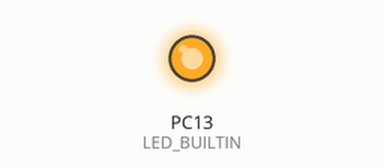
This program was run on a simulated STM32 Blue Pill. Shown: output pins drawn as LEDs (lit = HIGH). What the program prints to the serial monitor is not drawn.

Above: at 0.1 s.
At 22.9 s:
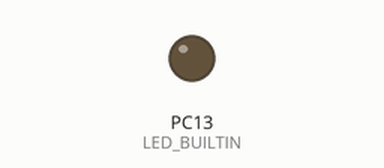
Timing chart, 0 to 24.4 s (numbered marks = the images above):
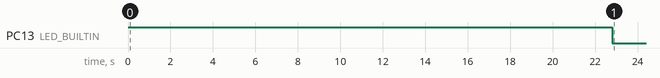

The program:

main.cpp
```cpp
#include <Arduino.h>
#include "dcdc.h"

#define CHG_BAT_LOW 13.2f

#define CHG_BULK_V  14.6f
#define CHG_BULK_I  8.0f
#define CHG_BULK_V_END  14.4f

#define CHG_ABS_V   14.40f
#define CHG_ABS_I   6.0f
#define CHG_ABS_I_END 2.0f

#define CHG_END_DELAY (4 * 60) // 4 mins

HardwareSerial Serial2(USART2); // PA3  (RX)   PA2  (TX)

struct dcdc *dcdc;

void setup() {
	Serial.begin(115200);
	Serial2.begin(9600);

	pinMode(LED_BUILTIN, OUTPUT);
	digitalWrite(LED_BUILTIN, HIGH);

	dcdc = new_dcdc(&Serial2);
	dcdc_disable_output(dcdc);
	dcdc_enable_display(dcdc);
	dcdc_enable_lock(dcdc);
	dcdc_set_voltage(dcdc, 12.0f);
	dcdc_set_current(dcdc, 0.5f);
	delay(3000);
}

enum {
	CHG_INIT,
	CHG_SELF_TEST,
	CHG_IDLE,
	CHG_BULK,
	CHG_ABSORB,
	CHG_END,
};

int chg_state = CHG_INIT;

void loop() {
	float val;
	int i;

	switch (chg_state) {
	case CHG_INIT:
		delay(10 * 1000);
		chg_state = CHG_BULK;
		break;
	case CHG_SELF_TEST:
		break;
	case CHG_IDLE:
		dcdc_disable_output(dcdc);
		digitalWrite(LED_BUILTIN, HIGH);
		Serial.println("IDLE");
		if (dcdc_get_voltage(dcdc) <= CHG_BAT_LOW) {
			chg_state = CHG_BULK;
		}
		break;
	case CHG_BULK:
		dcdc_set_voltage(dcdc, CHG_BULK_V);
		dcdc_set_current(dcdc, CHG_BULK_I);
		dcdc_enable_output(dcdc);
		digitalWrite(LED_BUILTIN, LOW);
		val = dcdc_get_voltage(dcdc);
		Serial.print("BULK: ");
		Serial.println(val);
		if (val >= CHG_BULK_V_END) {
			chg_state = CHG_ABSORB;
		}
		break;
	case CHG_ABSORB:
		dcdc_set_voltage(dcdc, CHG_ABS_V);
		dcdc_set_current(dcdc, CHG_ABS_I);
		dcdc_enable_output(dcdc);
		digitalWrite(LED_BUILTIN, !digitalRead(LED_BUILTIN));
		val = dcdc_get_current(dcdc);
		Serial.print("ABS: ");
		Serial.println(val);
		if (val < CHG_ABS_I_END) {
			chg_state = CHG_END;
		}
		break;
	case CHG_END:
		dcdc_disable_output(dcdc);
		digitalWrite(LED_BUILTIN, HIGH);
		Serial.println("END");
		for (i = 0; i < CHG_END_DELAY * 4; ++i) {
			digitalWrite(LED_BUILTIN, !digitalRead(LED_BUILTIN));
			delay(250);
		}
		chg_state = CHG_IDLE;
		break;
	}
	delay(1000);
}
```

dcdc.cpp
```cpp
#include "dcdc.h"

static char buf[32];

struct dcdc {
	HardwareSerial *serial;
};

struct dcdc *new_dcdc(HardwareSerial *serial) {
	struct dcdc *dcdc = (struct dcdc*)calloc(1, sizeof(*dcdc));
	dcdc->serial = serial;
	return dcdc;
}

static void dcdc_send(struct dcdc *dcdc, const char *cmd) {
	dcdc->serial->print(cmd);
	dcdc->serial->print("\n");
	delay(50);
	dcdc->serial->readBytesUntil('\n', buf, sizeof(buf));
	delay(50);
}

static void dcdc_set(struct dcdc *dcdc, const char *cmd, float val) {
	uint16_t val2;
	strcpy(buf, cmd);
	val2 = (int)(val *= 100.f);
	snprintf(&buf[strlen(cmd)], sizeof(buf) - strlen(cmd), "%d", val2);
	dcdc_send(dcdc, buf);
}

static const char *dcdc_read(struct dcdc *dcdc, const char *msg) {
	dcdc->serial->print(msg);
	dcdc->serial->print("\n");
	delay(50);
	dcdc->serial->readBytesUntil('\n', buf, sizeof(buf));
	buf[14] = 0;
	delay(50);
	return buf;
}

void dcdc_enable_output(struct dcdc *dcdc) {
	dcdc_send(dcdc, "awo1");
}

void dcdc_disable_output(struct dcdc *dcdc) {
	dcdc_send(dcdc, "awo0");
}

void dcdc_enable_lock(struct dcdc *dcdc) {
	dcdc_send(dcdc, "awl1");
}

void dcdc_disable_lock(struct dcdc *dcdc) {
	dcdc_send(dcdc, "awl0");
}

void dcdc_enable_display(struct dcdc *dcdc) {
	dcdc_send(dcdc, "awd1");
}

void dcdc_disable_display(struct dcdc *dcdc) {
	dcdc_send(dcdc, "awd0");
}

void dcdc_set_voltage(struct dcdc *dcdc, float v) {
	dcdc_set(dcdc, "awu", v);
}

void dcdc_set_current(struct dcdc *dcdc, float i) {
	dcdc_set(dcdc, "awi", i);
}

float dcdc_get_set_voltage(struct dcdc *dcdc) {
	const char *msg = dcdc_read(dcdc, "arv");
	float v = (float)atoi(&msg[3]) / 100.f;
	return v;
}

float dcdc_get_set_current(struct dcdc *dcdc) {
	const char *msg = dcdc_read(dcdc, "ara");
	float i = (float)atoi(&msg[3]) / 100.f;
	return i;
}

float dcdc_get_voltage(struct dcdc *dcdc) {
	const char *msg = dcdc_read(dcdc, "aru");
	float v = (float)atoi(&msg[3]) / 100.f;
	return v;
}

float dcdc_get_current(struct dcdc *dcdc) {
	const char *msg = dcdc_read(dcdc, "ari");
	float i = (float)atoi(&msg[3]) / 100.f;
	return i;

}

bool dcdc_get_output(struct dcdc *dcdc) {
	const char *msg = dcdc_read(dcdc, "aro");
	return msg[13] == '1';
}

bool dcdc_get_lock(struct dcdc *dcdc) {
	const char *msg = dcdc_read(dcdc, "arl");
	return msg[13] == '1';
}
```

dcdc.h
```cpp
#ifndef _BOX_DCDC_
#define _BOX_DCDC_

#include <Arduino.h>

struct dcdc;

struct dcdc *new_dcdc(HardwareSerial *serial);

void dcdc_enable_output(struct dcdc *dcdc);
void dcdc_disable_output(struct dcdc *dcdc);
void dcdc_enable_lock(struct dcdc *dcdc);
void dcdc_disable_lock(struct dcdc *dcdc);
void dcdc_enable_display(struct dcdc *dcdc);
void dcdc_disable_display(struct dcdc *dcdc);

void dcdc_set_voltage(struct dcdc *dcdc, float v);
void dcdc_set_current(struct dcdc *dcdc, float a);

float dcdc_get_set_voltage(struct dcdc *dcdc);
float dcdc_get_set_current(struct dcdc *dcdc);
float dcdc_get_voltage(struct dcdc *dcdc);
float dcdc_get_current(struct dcdc *dcdc);
bool dcdc_get_output(struct dcdc *dcdc);
bool dcdc_get_lock(struct dcdc *dcdc);

#endif
```

Measured:
- by itself, PC13 (LED_BUILTIN): HIGH → LOW at 22.8 s
